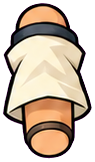
#> input picture assets/rig/alonso-sky/source/pieces/armFdown.png, 95 x 162 px
$ python grid.py pieces/armFdown.png pieces/armNup.png 1.0 pieces/armNup.png pieces/armNup.png pieces/armNup.png
#> lines starting #> are read from the running program, lines starting #| are printed output that depends on the picture
# 그림에 좌표 격자를 그려 저장 (점 찍기용). 사용: grid.py 입력 출력 [확대] [x0 y0 x1 y1] [간격]
import sys
from PIL import Image,ImageDraw
src,out=sys.argv[1],sys.argv[2];k=float(sys.argv[3]) if len(sys.argv)>3 else 1
im=Image.open(src).convert('RGBA')
#> im is the input picture: PIL image 95x162 RGBA; mean R, G, B, A 115.2, 99, 83, 161.4
if len(sys.argv)>7: x0,y0,x1,y1=map(int,sys.argv[4:8])
else: x0,y0,x1,y1=0,0,im.width,im.height
#> x0 = 0; y0 = 0; x1 = 95; y1 = 162
st=int(sys.argv[8]) if len(sys.argv)>8 else 20
c=im.crop((x0,y0,x1,y1));bg=Image.new('RGBA',c.size,(255,255,255,255));bg.alpha_composite(c);bg=bg.resize((int(c.width*k),int(c.height*k)),Image.LANCZOS)
#> after `bg = Image.new('RGBA', c.size, (255, 255, 255, 255))`: bg: PIL image 95x162 RGBA; every value is 255
d=ImageDraw.Draw(bg)
for x in range((x0//st)*st,x1,st):
    X=(x-x0)*k
    if X<0:continue
    d.line([(X,0),(X,bg.height)],fill=(255,0,0,110) if x%(st*5) else (255,0,0,220));
    if x%(st*5)==0:d.text((X+2,2),str(x),fill=(200,0,0))
for y in range((y0//st)*st,y1,st):
    Y=(y-y0)*k
    if Y<0:continue
    d.line([(0,Y),(bg.width,Y)],fill=(0,0,255,110) if y%(st*5) else (0,0,255,220))
    if y%(st*5)==0:d.text((2,Y+2),str(y),fill=(0,0,200))
bg.convert('RGB').save(out)
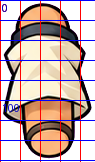
#> saved as armNup.png: PIL image 95x162 RGB; mean R, G, B 195.9, 169, 169.3
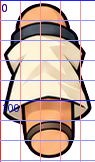
#> bg: PIL image 95x162 RGBA; mean R, G, B, A 195.9, 169, 169.3, 242.2; transparent parts drawn white
